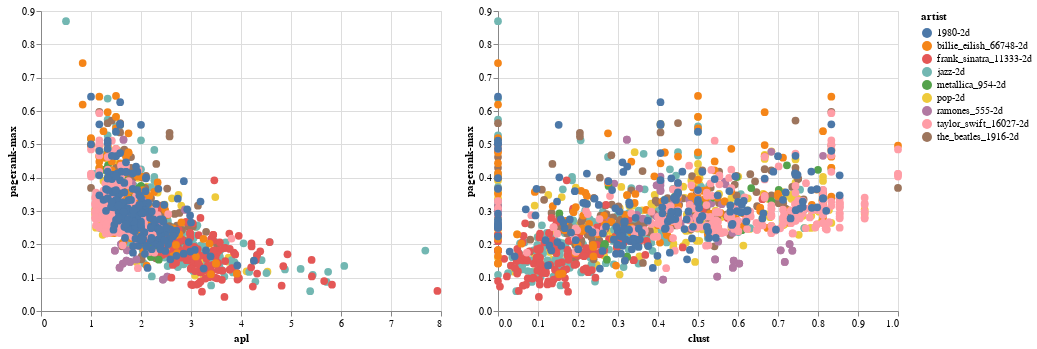

Notebook cell for this chart:
### Code cell
#node edge apl clust

input_dropdown = alt.binding_select(options=[n+'-2d' for n in names])
selection = alt.selection_interval() 
color = alt.condition(selection, alt.Color('artist:N', legend=None), alt.value('lightgray'))
color = alt.condition(selection, 'artist:N', alt.value('lightgray'))
opacity = alt.condition(selection, alt.value(1.0), alt.value(0.1))
chart = alt.Chart(df).mark_circle(size=60).encode(color=color, opacity = opacity,tooltip=['name', 'artist']+features,
).add_selection(selection
)
chart.encode(x=features[3],y=features[4]) | chart.encode(x=features[2],y=features[4])

### Figure 1 — Vega-Lite specification as saved in the notebook (floating-point values rounded to 4 significant figures; data arrays with more than 128 entries replaced by an {"elided": "..."} marker saying what was removed)
{"config": {"view": {"continuousWidth": 400, "continuousHeight": 300}}, "hconcat": [{"mark": {"type": "circle", "size": 60}, "encoding": {"color": {"condition": {"type": "nominal", "field": "artist", "selection": "selector112"}, "value": "lightgray"}, "opacity": {"condition": {"value": 1.0, "selection": "selector112"}, "value": 0.1}, "tooltip": [{"type": "nominal", "field": "name"}, {"type": "nominal", "field": "artist"}, {"type": "quantitative", "field": "node"}, {"type": "quantitative", "field": "edge"}, {"type": "quantitative", "field": "clust"}, {"type": "quantitative", "field": "apl"}, {"type": "quantitative", "field": "pagerank-max"}, {"type": "quantitative", "field": "pagerank-max-g"}], "x": {"type": "quantitative", "field": "apl"}, "y": {"type": "quantitative", "field": "pagerank-max"}}, "selection": {"selector112": {"type": "interval"}}}, {"mark": {"type": "circle", "size": 60}, "encoding": {"color": {"condition": {"type": "nominal", "field": "artist", "selection": "selector112"}, "value": "lightgray"}, "opacity": {"condition": {"value": 1.0, "selection": "selector112"}, "value": 0.1}, "tooltip": [{"type": "nominal", "field": "name"}, {"type": "nominal", "field": "artist"}, {"type": "quantitative", "field": "node"}, {"type": "quantitative", "field": "edge"}, {"type": "quantitative", "field": "clust"}, {"type": "quantitative", "field": "apl"}, {"type": "quantitative", "field": "pagerank-max"}, {"type": "quantitative", "field": "pagerank-max-g"}], "x": {"type": "quantitative", "field": "clust"}, "y": {"type": "quantitative", "field": "pagerank-max"}}, "selection": {"selector112": {"type": "interval"}}}], "data": {"name": "data-acab8c811a5b4f5c1fd32fbc44fc0fc1"}, "$schema": "https://vega.github.io/schema/vega-lite/v4.8.1.json", "datasets": {"data-acab8c811a5b4f5c1fd32fbc44fc0fc1": {"elided": "1397 records"}}}
